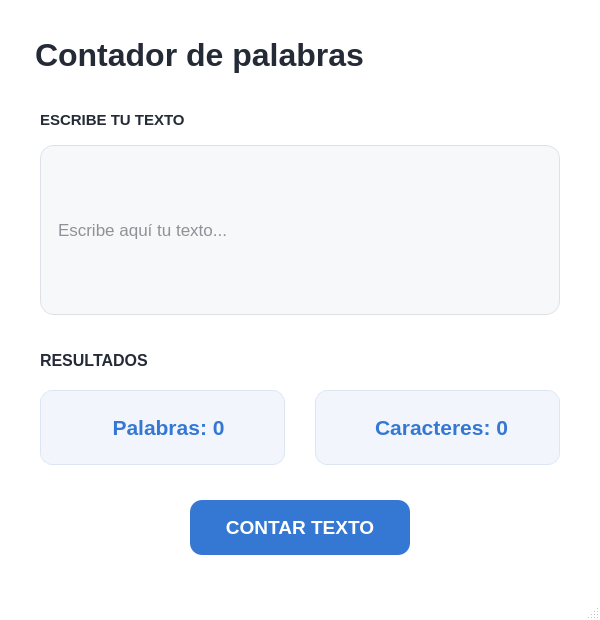
<?xml version="1.0" encoding="UTF-8"?>
<ui version="4.0">
 <class>MainWindow</class>
 <widget class="QMainWindow" name="MainWindow">
  <property name="geometry">
   <rect>
    <x>0</x>
    <y>0</y>
    <width>600</width>
    <height>620</height>
   </rect>
  </property>
  <property name="windowTitle">
   <string>Contador de palabras</string>
  </property>
  <property name="styleSheet">
   <string notr="true">
QMainWindow, QWidget#centralwidget {
    background-color: #FFFFFF;
}
QLabel {
    color: #252B36;
    background: transparent;
}
QLineEdit {
    background-color: #F7F8FA;
    border: 1px solid #DDE1E7;
    border-radius: 14px;
    padding: 15px;
    color: #252B36;
    selection-background-color: #3478D4;
}
QLineEdit:focus {
    border: 2px solid #3478D4;
    background-color: #FFFFFF;
}
QPushButton {
    background-color: #3478D4;
    color: white;
    border: none;
    border-radius: 12px;
    padding: 12px;
    font-weight: bold;
}
QPushButton:hover {
    background-color: #2865B8;
}
QPushButton:pressed {
    background-color: #1F5299;
}
   </string>
  </property>
  <widget class="QWidget" name="centralwidget">

   <widget class="QLabel" name="label">
    <property name="geometry">
     <rect>
      <x>35</x>
      <y>30</y>
      <width>530</width>
      <height>50</height>
     </rect>
    </property>
    <property name="font">
     <font>
      <family>Segoe UI</family>
      <pointsize>24</pointsize>
      <weight>75</weight>
      <bold>true</bold>
     </font>
    </property>
    <property name="text">
     <string>Contador de palabras</string>
    </property>
    <property name="alignment">
     <set>Qt::AlignLeft|Qt::AlignVCenter</set>
    </property>
   </widget>

   <widget class="QLabel" name="labelTexto">
    <property name="geometry">
     <rect>
      <x>40</x>
      <y>105</y>
      <width>500</width>
      <height>30</height>
     </rect>
    </property>
    <property name="font">
     <font>
      <family>Segoe UI</family>
      <pointsize>11</pointsize>
      <bold>true</bold>
     </font>
    </property>
    <property name="text">
     <string>ESCRIBE TU TEXTO</string>
    </property>
   </widget>

   <widget class="QLineEdit" name="edtCaracteres">
    <property name="geometry">
     <rect>
      <x>40</x>
      <y>145</y>
      <width>520</width>
      <height>170</height>
     </rect>
    </property>
    <property name="font">
     <font>
      <family>Segoe UI</family>
      <pointsize>13</pointsize>
     </font>
    </property>
    <property name="placeholderText">
     <string>Escribe aquí tu texto...</string>
    </property>
   </widget>

   <widget class="QLabel" name="labelResultados">
    <property name="geometry">
     <rect>
      <x>40</x>
      <y>345</y>
      <width>520</width>
      <height>30</height>
     </rect>
    </property>
    <property name="font">
     <font>
      <family>Segoe UI</family>
      <pointsize>12</pointsize>
      <bold>true</bold>
     </font>
    </property>
    <property name="text">
     <string>RESULTADOS</string>
    </property>
   </widget>

   <widget class="QLabel" name="tvPalabras">
    <property name="geometry">
     <rect>
      <x>40</x>
      <y>390</y>
      <width>245</width>
      <height>75</height>
     </rect>
    </property>
    <property name="font">
     <font>
      <family>Segoe UI</family>
      <pointsize>16</pointsize>
      <weight>75</weight>
      <bold>true</bold>
     </font>
    </property>
    <property name="styleSheet">
     <string notr="true">
QLabel {
    background-color: #F2F6FC;
    border: 1px solid #DCE6F3;
    border-radius: 12px;
    padding-left: 12px;
    color: #3478D4;
}
     </string>
    </property>
    <property name="text">
     <string>Palabras: 0</string>
    </property>
    <property name="alignment">
     <set>Qt::AlignCenter</set>
    </property>
   </widget>

   <widget class="QLabel" name="tvCaracteres">
    <property name="geometry">
     <rect>
      <x>315</x>
      <y>390</y>
      <width>245</width>
      <height>75</height>
     </rect>
    </property>
    <property name="font">
     <font>
      <family>Segoe UI</family>
      <pointsize>16</pointsize>
      <weight>75</weight>
      <bold>true</bold>
     </font>
    </property>
    <property name="styleSheet">
     <string notr="true">
QLabel {
    background-color: #F2F6FC;
    border: 1px solid #DCE6F3;
    border-radius: 12px;
    padding-left: 8px;
    color: #3478D4;
}
     </string>
    </property>
    <property name="text">
     <string>Caracteres: 0</string>
    </property>
    <property name="alignment">
     <set>Qt::AlignCenter</set>
    </property>
   </widget>

   <widget class="QPushButton" name="btnContar">
    <property name="geometry">
     <rect>
      <x>190</x>
      <y>500</y>
      <width>220</width>
      <height>55</height>
     </rect>
    </property>
    <property name="font">
     <font>
      <family>Segoe UI</family>
      <pointsize>14</pointsize>
      <weight>75</weight>
      <bold>true</bold>
     </font>
    </property>
    <property name="text">
     <string>CONTAR TEXTO</string>
    </property>
   </widget>

  </widget>
  <widget class="QMenuBar" name="menubar">
   <property name="geometry">
    <rect>
     <x>0</x>
     <y>0</y>
     <width>600</width>
     <height>21</height>
    </rect>
   </property>
  </widget>
  <widget class="QStatusBar" name="statusbar"/>
 </widget>
 <resources/>
 <connections/>
</ui>
